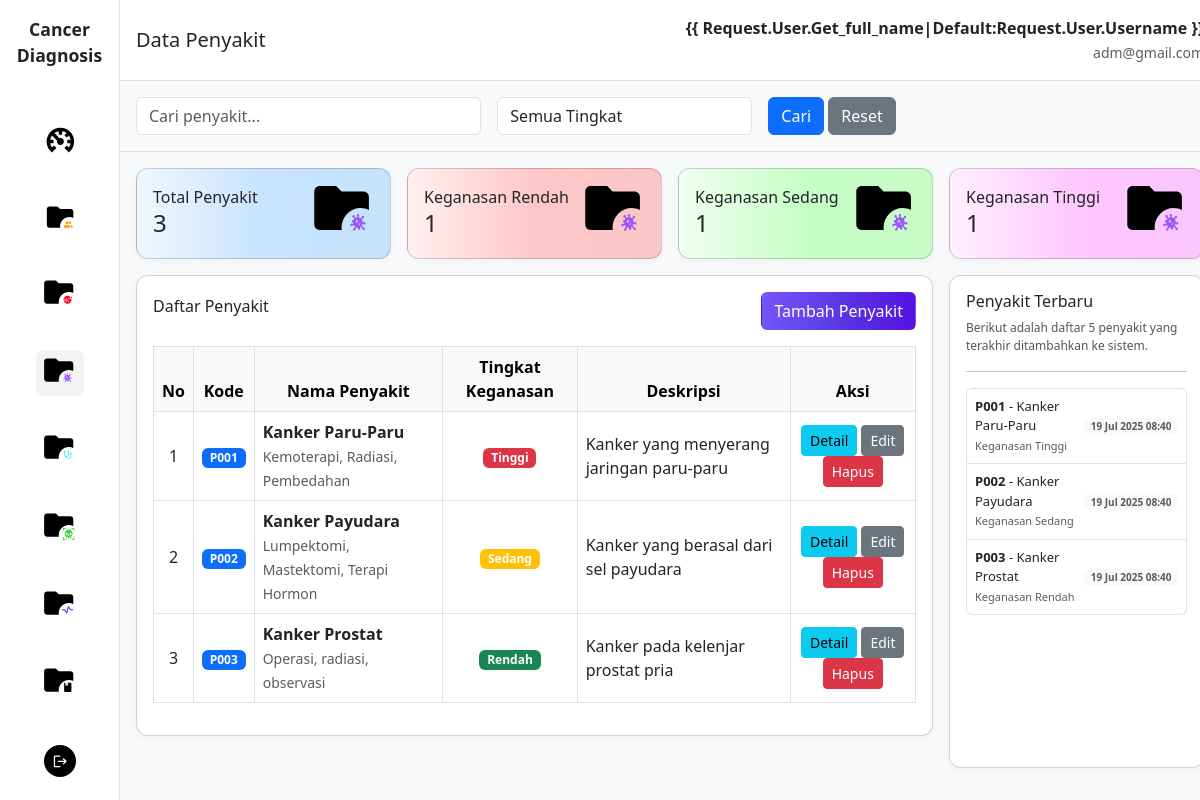
/penyakit/, run on the app's committed database.
### sp_kanker_diagnosa_app/models.py (models this page shows, shortened)
class Penyakit(models.Model):
    kode = models.CharField(max_length=10, unique=True)
    nama = models.CharField(max_length=100)
    deskripsi = models.TextField(blank=True)
    tingkat_keganasan = models.CharField(max_length=20, choices=[
        ('RENDAH', 'Rendah'),
        ('SEDANG', 'Sedang'),
        ('TINGGI', 'Tinggi'),
    ], default='SEDANG')
    pengobatan = models.TextField(blank=True)
    pencegahan = models.TextField(blank=True)
    dibuat = models.DateTimeField(auto_now_add=True)
    class Meta:
        verbose_name = "Penyakit"
        verbose_name_plural = "Penyakit"
        ordering = ['nama']

### sp_kanker_diagnosa_app/views.py (the view)
# urls.py: path('penyakit/', views.penyakit_list, name='penyakit_list'),
def penyakit_list(request):
    search_form = PencarianPenyakitForm(request.GET)
    penyakit_qs = Penyakit.objects.all()
    if search_form.is_valid():
        nama = search_form.cleaned_data.get('nama')
        tingkat_keganasan = search_form.cleaned_data.get('tingkat_keganasan')
        if nama:
            penyakit_qs = penyakit_qs.filter(nama__icontains=nama)
        if tingkat_keganasan:
            penyakit_qs = penyakit_qs.filter(tingkat_keganasan=tingkat_keganasan)
    paginator = Paginator(penyakit_qs.order_by('nama'), 10)
    page_number = request.GET.get('page')
    page_obj = paginator.get_page(page_number)
    penyakit_count = penyakit_qs.count()
    penyakit_rendah = penyakit_qs.filter(tingkat_keganasan='RENDAH').count()
    penyakit_sedang = penyakit_qs.filter(tingkat_keganasan='SEDANG').count()
    penyakit_tinggi = penyakit_qs.filter(tingkat_keganasan='TINGGI').count()
    context = {
        'page_obj': page_obj,
        'penyakit_count': penyakit_count,
        'penyakit_rendah': penyakit_rendah,
        'penyakit_sedang': penyakit_sedang,
        'penyakit_tinggi': penyakit_tinggi,
        'search_form': search_form,
    }
    return render(request, 'penyakit/list.html', context)

### sp_kanker_diagnosa_app/forms.py
class PencarianPenyakitForm(forms.Form):
    nama = forms.CharField(
        required=False,
        widget=forms.TextInput(attrs={
            'class': 'form-control',
            'placeholder': 'Cari penyakit...'
        })
    )
    tingkat_keganasan = forms.ChoiceField(
        choices=[('', 'Semua Tingkat')] + [
            ('RENDAH', 'Rendah'),
            ('SEDANG', 'Sedang'),
            ('TINGGI', 'Tinggi'),
        ],
        required=False,
        widget=forms.Select(attrs={'class': 'form-control'})
    )

### templates/penyakit/list.html (shortened to what this page needs)
{% extends 'base.html' %}
{% load static %}
{% block content %}
<main class="col-md-10 col-lg-11 col-12 main-content">
    <div class="p-3 bg-white border-bottom d-flex justify-content-between align-items-center flex-wrap">
        <h5 class="mb-0">Data Penyakit</h5>
        <div class="text-end">
            <div class="fw-bold" style="text-transform: capitalize;">{{
                request.user.get_full_name|default:request.user.username }}</div>
            <small class="text-muted">{{ request.user.email|default:"adm@gmail.com" }}</small>
        </div>
    </div>
    {% if search_form %}
    <div class="p-3 bg-light border-bottom">
        <form method="get" class="row g-3">
            <div class="col-md-4">
                {{ search_form.nama }}
            </div>
            <div class="col-md-3">
                {{ search_form.tingkat_keganasan }}
            </div>
            <div class="col-md-3">
                <button type="submit" class="btn btn-primary">Cari</button>
                <a href="{% url 'penyakit_list' %}" class="btn btn-secondary">Reset</a>
            </div>
        </form>
    </div>
    {% endif %}
    <div class="row g-3 p-3">
        <div class="col-12 col-sm-6 col-lg-3">
            <div class="card card-custom p-3 h-100"
                style="background: linear-gradient(to right, #f0f7ff 0%, #c7e3fe, #c6e3fb 100%);">
                <div class="d-flex align-items-center justify-content-between">
                    <div>
                        <div>Total Penyakit</div>
                        <h4 class="mb-1">{{ penyakit_count|default:"0" }}</h4>
                    </div>
                    <img src="{% static 'img/icon-penyakit.svg' %}" alt="icon penyakit" class="stat-icon">
                </div>
            </div>
        </div>
        <div class="col-12 col-sm-6 col-lg-3">
            <div class="card card-custom p-3 h-100"
                style="background: linear-gradient(to right, #fff0f0 0%, #fec7c7, #fbc6c6 100%);">
                <div class="d-flex align-items-center justify-content-between">
                    <div>
                        <div>Keganasan Rendah</div>
                        <h4 class="mb-1">{{ penyakit_rendah|default:"0" }}</h4>
                    </div>
                    <img src="{% static 'img/icon-penyakit.svg' %}" alt="icon penyakit" class="stat-icon">
                </div>
            </div>
        </div>
        <div class="col-12 col-sm-6 col-lg-3">
            <div class="card card-custom p-3 h-100"
                style="background: linear-gradient(to right, #f0fff0 0%, #c7fec7, #c6fbc6 100%);">
                <div class="d-flex align-items-center justify-content-between">
                    <div>
                        <div>Keganasan Sedang</div>
                        <h4 class="mb-1">{{ penyakit_sedang|default:"0" }}</h4>
                    </div>
                    <img src="{% static 'img/icon-penyakit.svg' %}" alt="icon penyakit" class="stat-icon">
                </div>
            </div>
        </div>
        <div class="col-12 col-sm-6 col-lg-3">
            <div class="card card-custom p-3 h-100"
                style="background: linear-gradient(to right, #fff0ff 0%, #fec7fe, #fbc6fb 100%);">
                <div class="d-flex align-items-center justify-content-between">
                    <div>
                        <div>Keganasan Tinggi</div>
                        <h4 class="mb-1">{{ penyakit_tinggi|default:"0" }}</h4>
                    </div>
                    <img src="{% static 'img/icon-penyakit.svg' %}" alt="icon penyakit" class="stat-icon">
                </div>
            </div>
        </div>
    </div>
    <div class="row g-3 px-3">
        <div class="col-12 col-lg-9 mb-3 mb-lg-0">
            <div class="card card-custom p-3 table-card">
                <div class="d-flex justify-content-between align-items-center">
                    <h6>Daftar Penyakit</h6>
                    <a href="{% url 'penyakit_create' %}" class="btn"
                        style="background: linear-gradient(to left, #5711e2 0%, #5839e3, #7556fd 100%); color: #fff; font-weight: 300;">
                        Tambah Penyakit
                    </a>
                </div>
                <div class="table-responsive">
                    <table class="table table-bordered mt-3 align-middle">
                        <thead class="table-light">
                            <tr class="text-center">
                                <th>No</th>
                                <th>Kode</th>
                                <th>Nama Penyakit</th>
                                <th>Tingkat Keganasan</th>
                                <th>Deskripsi</th>
                                <th>Aksi</th>
                            </tr>
                        </thead>
                        <tbody>
                            {% if page_obj %}
                            {% for penyakit in page_obj %}
                            <tr>
                                <td class="text-center">
                                    {% if page_obj.has_other_pages %}
                                    {{ forloop.counter0|add:page_obj.start_index|add:"-1" }}
                                    {% else %}
                                    {{ forloop.counter }}
                                    {% endif %}
                                </td>
                                <td class="text-center">
                                    <span class="badge bg-primary">{{ penyakit.kode }}</span>
                                </td>
                                <td>
                                    <strong>{{ penyakit.nama }}</strong>
                                    {% if penyakit.pengobatan %}
                                    <br><small class="text-muted">{{ penyakit.pengobatan|truncatechars:50 }}</small>
                                    {% endif %}
                                </td>
                                <td class="text-center">
                                    {% if penyakit.tingkat_keganasan == 'RENDAH' %}
                                    <span class="badge bg-success">Rendah</span>
                                    {% elif penyakit.tingkat_keganasan == 'SEDANG' %}
                                    <span class="badge bg-warning">Sedang</span>
                                    {% elif penyakit.tingkat_keganasan == 'TINGGI' %}
                                    <span class="badge bg-danger">Tinggi</span>
                                    {% endif %}
                                </td>
                                <td>
                                    {% if penyakit.deskripsi %}
                                    {{ penyakit.deskripsi|truncatechars:50 }}
                                    {% else %}
                                    <span class="text-muted">-</span>
                                    {% endif %}
                                </td>
                                <td class="text-center">
                                    <a href="{% url 'penyakit_detail' penyakit.id %}"
                                        class="btn btn-sm btn-info">Detail</a>
                                    <a href="{% url 'penyakit_update' penyakit.id %}"
                                        class="btn btn-sm btn-secondary">Edit</a>
                                    <a href="{% url 'penyakit_delete' penyakit.id %}" class="btn btn-sm btn-danger"
                                        onclick="return confirm('Yakin hapus data penyakit ini?')">Hapus</a>
                                </td>
                            </tr>
                            {% endfor %}
                            {% else %}
                            <tr>
                                <td colspan="6" class="text-center text-muted">Tidak ada data penyakit.</td>
                            </tr>
                            {% endif %}
                        </tbody>
                    </table>
                </div>
            </div>
        </div>
        <div class="col-12 col-lg-3 mb-3 mb-lg-0">
            <div class="card card-custom p-3 h-100 d-flex flex-column justify-content-between">
                <div>
                    <h6 class="">Penyakit Terbaru</h6>
                    <p style="font-size: 12px; color: #555;">
                        Berikut adalah daftar 5 penyakit yang terakhir ditambahkan ke sistem.
                    </p>
                    <hr>
                    <ul class="list-group mb-2" style="font-size: 13px;">
                        {% if page_obj %}
                        {% for penyakit in page_obj|slice:":5" %}
                        <li class="list-group-item d-flex justify-content-between align-items-center py-2 px-2">
                            <div>
                                <strong>{{ penyakit.kode|default:"-" }}</strong> - {{ penyakit.nama|default:"-" }}
                                <br>
                                <span class="text-muted" style="font-size:11px;">
                                    {% if penyakit.tingkat_keganasan == "RENDAH" %}
                                    Keganasan Rendah
                                    {% elif penyakit.tingkat_keganasan == "SEDANG" %}
                                    Keganasan Sedang
                                    {% elif penyakit.tingkat_keganasan == "TINGGI" %}
                                    Keganasan Tinggi
                                    {% else %}
                                    -
                                    {% endif %}
                                </span>
                            </div>
                            <div class="d-flex align-items-center gap-1">
                                <span class="badge bg-light text-muted" style="font-size:10px;">
                                    {{ penyakit.dibuat|date:"d M Y H:i" }}
                                </span>
                            </div>
                        </li>
                        {% endfor %}
                        {% else %}
                        <li class="list-group-item text-muted text-center py-2 px-2">Belum ada data penyakit.</li>
                        {% endif %}
                    </ul>
                </div>
            </div>
        </div>
    </div>
</main>
{% endblock %}

### static/css/db.css (style rules this page uses)
body { background-color: #f8f9fa; }
.card-custom { border-radius: 12px; box-shadow: 0 2px 8px rgba(0, 0, 0, 0.04); }
.main-content { padding-left: 0; padding-right: 0; min-height: 100vh; background: #f8f9fa; }
.stat-icon { width: 60px; height: auto; }
.table-card { margin-bottom: 2rem; }

### data on the page
Penyakit: kode "P001", nama "Kanker Paru-Paru", pengobatan "Kemoterapi, Radiasi, Pembedahan", tingkat_keganasan "Tinggi", deskripsi "Kanker yang menyerang jaringan paru-paru", dibuat "19 Jul 2025 08:40"
Penyakit: kode "P002", nama "Kanker Payudara", pengobatan "Lumpektomi, Mastektomi, Terapi Hormon", tingkat_keganasan "Sedang", deskripsi "Kanker yang berasal dari sel payudara", dibuat "19 Jul 2025 08:40"
Penyakit: kode "P003", nama "Kanker Prostat", pengobatan "Operasi, radiasi, observasi", tingkat_keganasan "Rendah", deskripsi "Kanker pada kelenjar prostat pria", dibuat "19 Jul 2025 08:40"

### other printed values
{{ penyakit_count|default:"0" }} "3"
{{ penyakit_rendah|default:"0" }} "1"
{{ penyakit_sedang|default:"0" }} "1"
{{ penyakit_tinggi|default:"0" }} "1"
